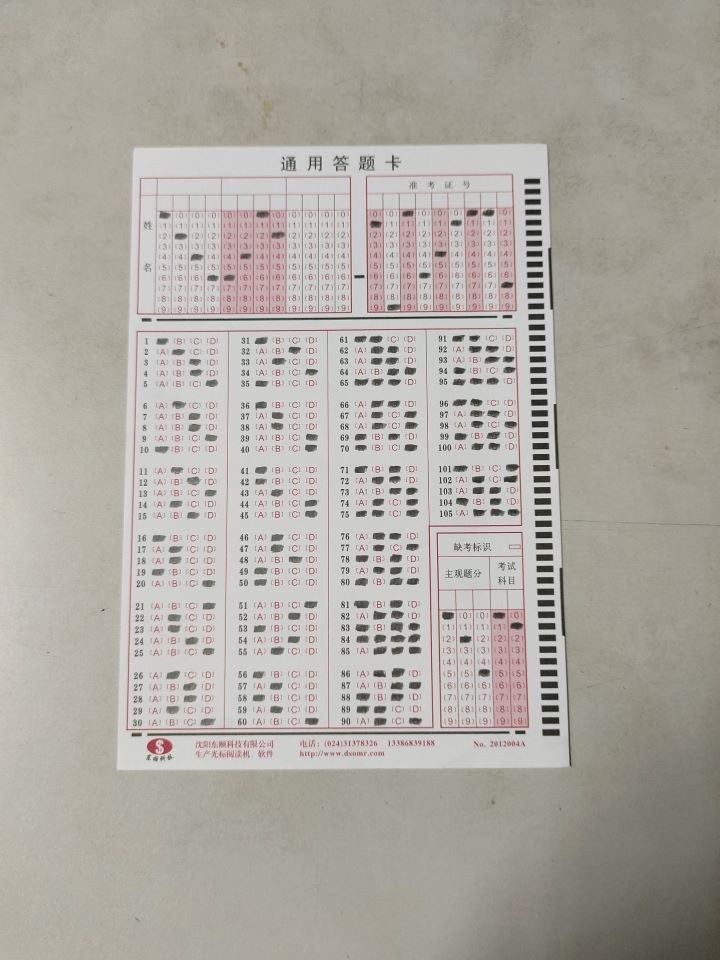
#> input picture image/img1.jpg, 720 x 960 px
$ python -i imageTest.py   (imports and definitions only)
#> lines starting #> are read from the running program, lines starting #| are printed output that depends on the picture; after the words box and inside, x2 and y2 are one past the last pixel; in counts of white or black regions, pixels touching at a corner belong together
import cv2 as cv
import sys
from test.imageUtilTest import *


def getAnswer(filePath):
    ####################################
#> called with filePath = '../image/img1.jpg'
    path = filePath  # 图片地址
    widthImg = 720  # 图片宽度
    heightImg = 960  # 图片长度
    firstThreeColumnsQuestionNumber = 30  # 前三栏问题数
    lastColumnQuestionNumber = 15  # 最后一栏问题数
    nameColumnNumber = 12  # 姓名栏选项数
    admissionColumnNumber = 9  # 准考证号栏选项数
    missExamColumnNumber = 1  # 缺考栏选项数
    subjectiveQuestionColumnNumber = 3  # 主观题栏选项数
    subjectColumnNumber = 2  # 考试科目栏选项数
    questionOptionNumber = 4  # 选择问题选项数
    otherOptionNumber = 10  # 其他选项数
    numberToLetter = {-1: "错填", 0: "A", 1: "B", 2: "C", 3: "D"}  # 数字对应的字母
    answerSheet = {}  # 答题卡
    ####################################

    # 预处理
    image = cv.imread(path)
#> image is the input picture: shape (960, 720, 3); mean B, G, R 162.1, 169.3, 173.2
    image = cv.resize(image, (widthImg, heightImg))
    imgGray = cv.cvtColor(image, cv.COLOR_BGR2GRAY)
    imgBlur = cv.GaussianBlur(imgGray, (5, 5), 1)
    imgCanny = cv.Canny(imgBlur, 10, 50)
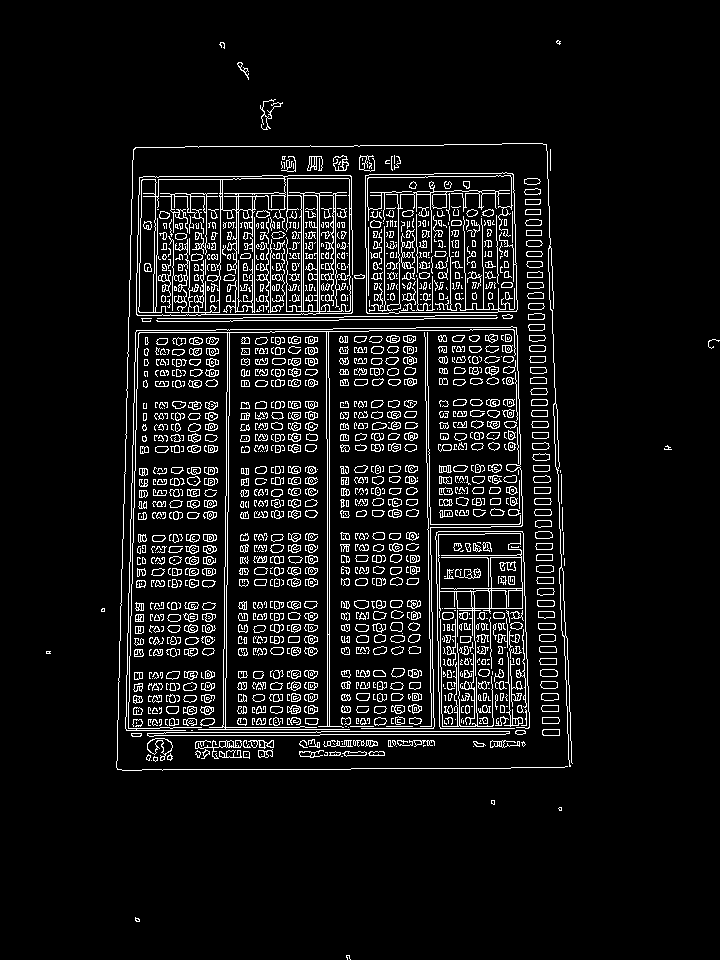
#> imgCanny: shape (960, 720); 7.7% white in thin lines or dots, all inside (x1, y1, x2, y2) = (46, 40, 720, 960)

    # 所有矩形填涂区域轮廓
    contours = cv.findContours(imgCanny, cv.RETR_EXTERNAL, cv.CHAIN_APPROX_NONE)[0]
#> contours = 1013 contours, 476 with area under 20; largest, box (x1, y1, x2, y2) and area: (136, 175, 353, 316) 29310, (365, 172, 518, 314) 20713, (438, 533, 523, 676) 5788, (125, 326, 523, 731) 1817, (147, 731, 510, 737) 1070
#> (the run stopped early here; a loop or call above may not have finished)

$ run again, on image/img10.jpg
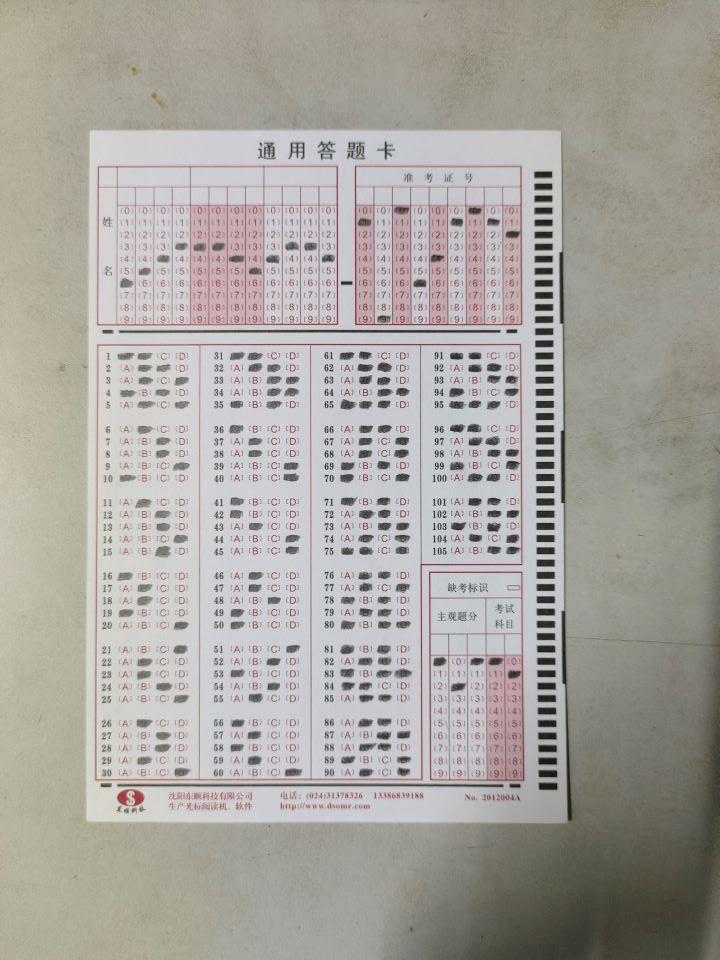
#> input picture image/img10.jpg, 720 x 960 px
#> in getAnswer, image is the input picture: shape (960, 720, 3); mean B, G, R 159.3, 165.3, 168.5
#> in getAnswer, `imgCanny = cv.Canny(imgBlur, 10, 50)`:
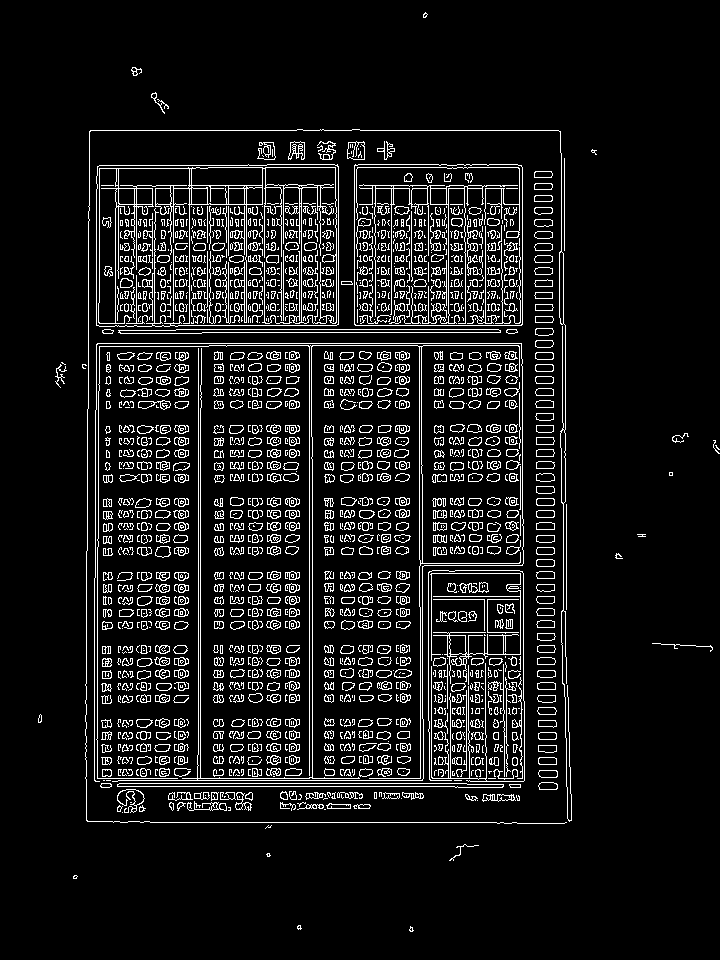
#> imgCanny: shape (960, 720); 9% white in thin lines or dots
#> contours = 1097 contours, 535 with area under 20; largest, box (x1, y1, x2, y2) and area: (96, 164, 339, 327) 38832, (354, 164, 523, 326) 27020, (118, 329, 501, 334) 1168, (117, 783, 504, 788) 1167, (85, 129, 572, 824) 594
